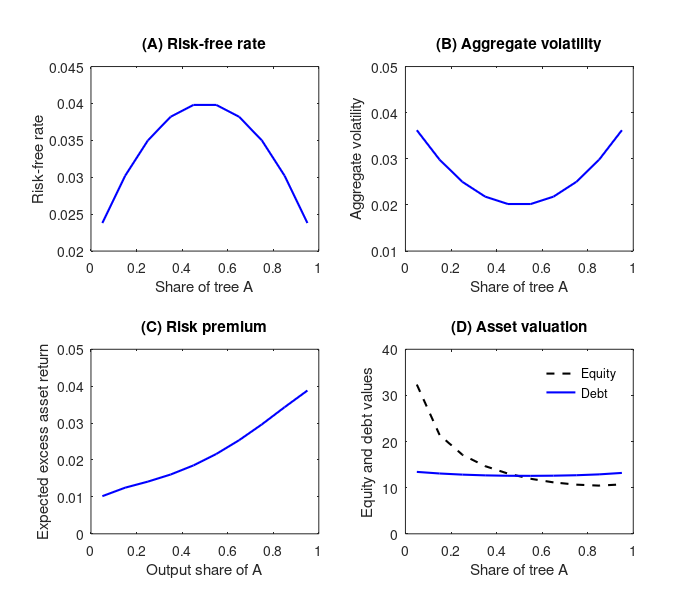

Here is the MATLAB script that generated this plot: (Note: this script raises an error after producing the figure.)
close all;

%this script generates plots in the paper 
%using the generated variables in the workspace

%---------------------------------
%Figure 1 understanding the model
%----------------------------------

load('twotree_forplot20200511.mat');
%---understanding the model
% rf=params.delta+params.mu1*s+params.mu2*(1-s)-params.sigma1^2*s.^2-params.sigma2^2*(1-s).^2-2*params.rho*params.sigma1*params.sigma2*s.*(1-s);
% vol=params.sigma1^2*s.^2+params.sigma2^2*(1-s).^2+2*params.sigma1*params.sigma2*params.rho*s.*(1-s);
% tree1=wealth(params,s);
% 
% Er=params.mu1+2*params.delta.*(1-s)+(1-s./(1-s)).*log(s)./tree1;
% rexcess=Er-rf;
s0=0.05:0.1:0.95;

Height = 600;
Width = 700;
width = 1.5;

figure1 = figure;
set(figure1,'Position',[232 100 Width Height],'PaperPositionMode','auto')

subplot(2,2,1)
plot(s0,rf,'Color','b','LineWidth',width);
xlabel('Share of tree A');
ylabel('Risk-free rate')
title('(A) Risk-free rate')
ylim([0.02,0.045]);

subplot(2,2,2)
plot(s0,vol,'Color','b','LineWidth',width);
ylabel('Aggregate volatility');
xlabel('Share of tree A');
title('(B) Aggregate volatility');
ylim([0.01,0.05])
subplot(2,2,3)

plot(s0,Er-rf,'Color','b','LineWidth',width);
ylabel('Expected excess asset return');
xlabel('Output share of A');
title('(C) Risk premium')
ylim([0.0,0.05])

subplot(2,2,4)
plot(s0,mat_E_ls_share_beg,'Color', 'k','LineWidth',width,'LineStyle','--');
hold on
plot(s0,mat_D_ls_share_beg,'Color', 'b','LineWidth',width,'LineStyle','-');
legend({'Equity','Debt'});
set(legend,'EdgeColor',[1 1 1]); % the box becomes white
ylabel('Equity and debt values')
title('(D) Asset valuation')
xlabel('Share of tree A');
ylim([0,40]);
set(hP,'LineWidth', width);



%----------------------------------
% .   Figure 3 scenario analysis
%-----------------------------------


figure
subplot(4,2,1)
bar(db);
text(1:length(db),db,num2str(db'),'vert','bottom','horiz','center'); 
xticklabels({'Negative','Base','Positive'}); 
xlabel('Shock to tree B');
ylabel('Dividend');

ylim([0,2]);
set(gca,'YTickLabel',[]);

title('Tree A')
subplot(4,2,2)
bar(da);
text(1:length(da),da,num2str(da'),'vert','bottom','horiz','center'); 
xticklabels({'Negative','Base','Positive'}); 
xlabel('Shock to tree B');
ylim([0,2])
title('Tree B')

set(gca,'YTickLabel',[]);
%xlabel('Shock to tree B');

subplot(4,2,3)
bar(premiumss(:,2));
ylabel('Risk premium');
%xlabel('Shock to tree B');
ylim([0,0.03]);
xticklabels({'Negative','Base','Positive'}); 
xlabel('Shock to tree B');
set(gca,'YTickLabel',[]);


subplot(4,2,4)
bar(premiumss(:,1));
ylim([0,0.03]);
xticklabels({'Negative','Base','Positive'}); 
xlabel('Shock to tree B');
set(gca,'YTickLabel',[]);
%xlabel('Shock to tree B');

subplot(4,2,5)
bar(dtdss(:,2));
ylabel('Distance to default')
ylim([0.4,1]);
xticklabels({'Negative','Base','Positive'}); 
xlabel('Shock to tree B');
set(gca,'YTickLabel',[]);
%xlabel('Shock to tree B');
subplot(4,2,6)
bar(dtdss(:,1));
ylim([0.4,1]);
xticklabels({'Negative','Base','Positive'}); 
xlabel('Shock to tree B');
set(gca,'YTickLabel',[]);
%xlabel('Shock to tree B');

subplot(4,2,7)
bar(csss(:,2));
ylabel('Credit spread')
ylim([0,120]);
xticklabels({'Negative','Base','Positive'}); 
xlabel('Shock to tree B');
set(gca,'YTickLabel',[]);
%xlabel('Shock to tree B');

subplot(4,2,8)
bar(csss(:,1));
ylim([0,400]);
xticklabels({'Negative','Base','Positive'}); 
xlabel('Shock to tree B');
set(gca,'YTickLabel',[]);
%xlabel('Shock to tree B');



